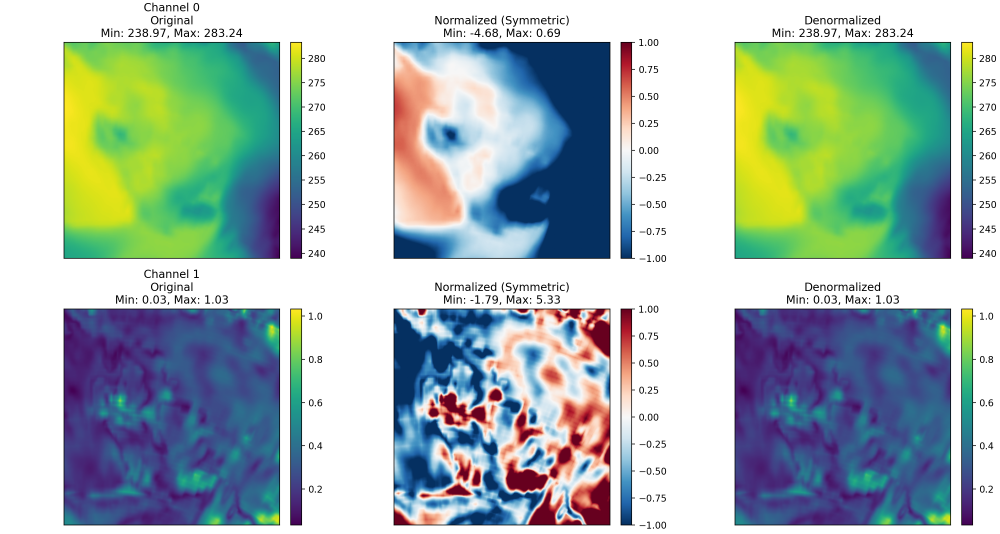
#> input picture data_prep_cerra/analyse/normalization_report.png, 3000 x 1600 px (shown at 1/3 size)
$ python line_SD_Final.py --image ../../data_prep_cerra/analyse/normalization_report.png
#> lines starting #> are read from the running program, lines starting #| are printed output that depends on the picture
import argparse
import numpy as np
import matplotlib.pyplot as plt
from PIL import Image


def load_image(path, size=256):
#> called with size = 256
    img = Image.open(path).convert("RGB")
    img = img.resize((size, size))
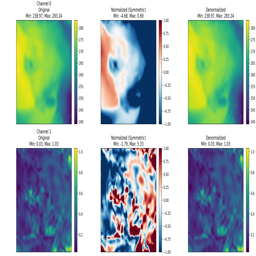
#> img: PIL image 256x256 RGB; mean R, G, B 165.9, 184, 179.8
    img = np.asarray(img).astype(np.float32) / 255.0
#> img: shape (256, 256, 3) float32
    img = img * 2.0 - 1.0
    return img[None, ...]


def sample_normal(shape):
    return np.random.normal(0.0, 1.0, shape).astype(np.float32)


def linear_beta_schedule(T, beta_start=1e-4, beta_end=0.02):
    return np.linspace(beta_start, beta_end, T, dtype=np.float32)


def sigmoid_beta_schedule(T, beta_start=1e-4, beta_end=0.02):
    x = np.linspace(-6, 6, T)
    betas = 1.0 / (1.0 + np.exp(-x))
    betas = betas * (beta_end - beta_start) + beta_start
    return betas.astype(np.float32)


def quadratic_beta_schedule(T, beta_start=1e-4, beta_end=0.02):
    return np.linspace(
        np.sqrt(beta_start),
        np.sqrt(beta_end),
        T,
        dtype=np.float32
    ) ** 2


def cosine_beta_schedule(T, s=0.008):
    x = np.linspace(0, T - 1, T)
    alpha_bar = np.cos(((x / (T - 1)) + s) / (1 + s) * np.pi * 0.5) ** 2
    alpha_bar = alpha_bar / alpha_bar[0]

    betas = np.zeros(T, dtype=np.float32)
    betas[0] = 1e-4
    betas[1:] = 1.0 - (alpha_bar[1:] / alpha_bar[:-1])

    return np.clip(betas, 1e-4, 0.999)


def prepare_terms(betas):
    alphas = 1.0 - betas
    alpha_bar = np.cumprod(alphas)

    sqrt_alpha_bar = np.sqrt(alpha_bar).reshape(-1, 1, 1, 1)
    sqrt_one_minus_alpha_bar = np.sqrt(1.0 - alpha_bar).reshape(-1, 1, 1, 1)

    return sqrt_alpha_bar, sqrt_one_minus_alpha_bar


def q_sample(x0, t, sqrt_alpha_bar, sqrt_one_minus_alpha_bar, noise):
    return sqrt_alpha_bar[t] * x0 + sqrt_one_minus_alpha_bar[t] * noise


def main():
    parser = argparse.ArgumentParser()
    parser.add_argument("--image", required=True)
    parser.add_argument("--size", type=int, default=256)
    parser.add_argument("--save", default="diffusion_mean_std_lineplot.png")
    args = parser.parse_args()

    np.random.seed(42)

    T = 4000
    step_stride = 20
    timesteps = np.arange(0, T + 1, step_stride)

    x0 = load_image(args.image, args.size)
    noise = sample_normal(x0.shape)

    schedules = {
        "Linear": linear_beta_schedule(T + 1),
        "Sigmoid": sigmoid_beta_schedule(T + 1),
        "Cosine": cosine_beta_schedule(T + 1),
        "Quadratic": quadratic_beta_schedule(T + 1),
    }

    stats = {}

    for name, betas in schedules.items():
        sqrt_ab, sqrt_1mab = prepare_terms(betas)

        means = []
        stds = []

        for t in timesteps:
            xt = q_sample(x0, t, sqrt_ab, sqrt_1mab, noise)
            values = xt.flatten()

            means.append(np.mean(values))
            stds.append(np.std(values))

        stats[name] = {
            "mean": np.array(means),
            "std": np.array(stds),
        }
#> after the loop, stats = 4 items

    plt.rcParams.update({
        "font.family": "serif",
        "font.size": 14,
        "axes.titlesize": 14,
        "axes.labelsize": 13,
        "legend.fontsize": 11,
        "xtick.labelsize": 11,
        "ytick.labelsize": 11,
        "figure.dpi": 100,
        "savefig.dpi": 100,
        "axes.linewidth": 1.2,
    })

    fig, axes = plt.subplots(1, 2, figsize=(12, 4.8))

    for name, values in stats.items():
        axes[0].plot(
            timesteps,
            values["mean"],
            linewidth=2.2,
            label=name
        )
#> this loop made 4 passes
#> name on passes 1 to 4: 'Linear', 'Sigmoid', 'Cosine', 'Quadratic'

    axes[0].set_title("Mean")
    axes[0].set_xlabel("Diffusion Step")
    axes[0].set_ylabel("Mean value")
    axes[0].set_xlim(0, T)
    axes[0].grid(True, linestyle="--", alpha=0.35)
    axes[0].legend(frameon=False)

    for name, values in stats.items():
        axes[1].plot(
            timesteps,
            values["std"],
            linewidth=2.2,
            label=name
        )

    axes[1].set_title("Standard Deviation")
    axes[1].set_xlabel("Diffusion Step")
    axes[1].set_ylabel("Standard deviation")
    axes[1].set_xlim(0, T)
    axes[1].grid(True, linestyle="--", alpha=0.35)
    axes[1].legend(frameon=False)

    fig.suptitle(
        "Evolution of Pixel Statistics Under Diffusion Noise Schedules",
        fontsize=15
    )

    plt.tight_layout()
    plt.savefig('Diffusion_Line.png', bbox_inches="tight")
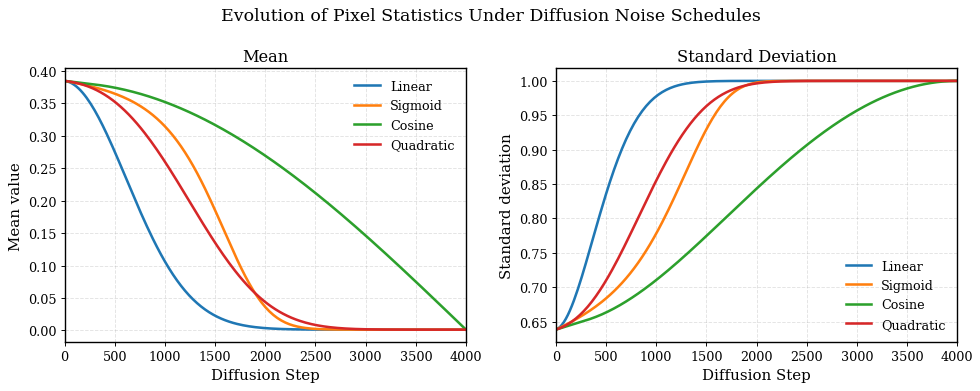
#> figure drawn by matplotlib, 2 panels; panel 1: curve peaks at x = 0, y = 0.385; panel 1: curve peaks at x = 0, y = 0.385; panel 1: curve peaks at x = 0, y = 0.385; panel 2: curve peaks at x = 2920, y = 1
    plt.show()


if __name__ == "__main__":
    main()
